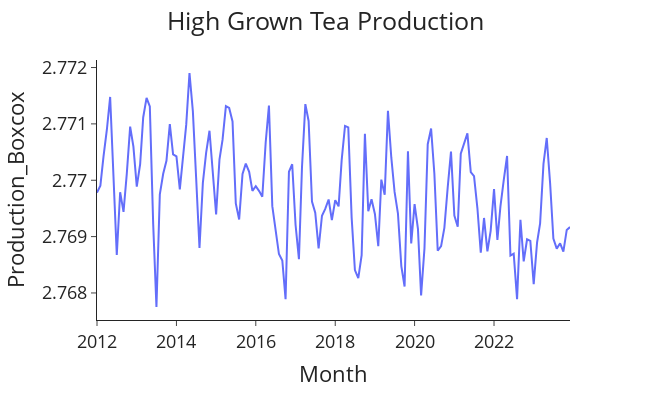

This figure's notebook cell:
### Code cell
# Plot the box-cox passenger data
plot_production_volumes(df=data, y='Production_Boxcox')

### Figure 1 — Plotly figure (JSON) as saved in the notebook; plotly's stock layout.template omitted (floating-point values rounded to 4 significant figures; data arrays with more than 128 entries replaced by an {"elided": "..."} marker saying what was removed)
{"data": [{"hovertemplate": "Month=%{x}<br>Production_Boxcox=%{y}<extra></extra>", "legendgroup": "", "line": {"color": "#636efa", "dash": "solid"}, "marker": {"symbol": "circle"}, "mode": "lines", "name": "", "orientation": "v", "showlegend": false, "type": "scatter", "x": {"elided": "144 str values"}, "xaxis": "x", "y": {"elided": "144 float values"}, "yaxis": "y"}], "layout": {"font": {"size": 18}, "height": 400, "legend": {"tracegroupgap": 0}, "margin": {"t": 60}, "title": {"text": "High Grown Tea Production", "x": 0.5}, "width": 650, "xaxis": {"anchor": "y", "autorange": true, "domain": [0, 1], "range": ["2012-01-01", "2023-12-01"], "title": {"text": "Month"}, "type": "date"}, "yaxis": {"anchor": "x", "autorange": true, "domain": [0, 1], "range": [2.768, 2.772], "title": {"text": "Production_Boxcox"}, "type": "linear"}}}
